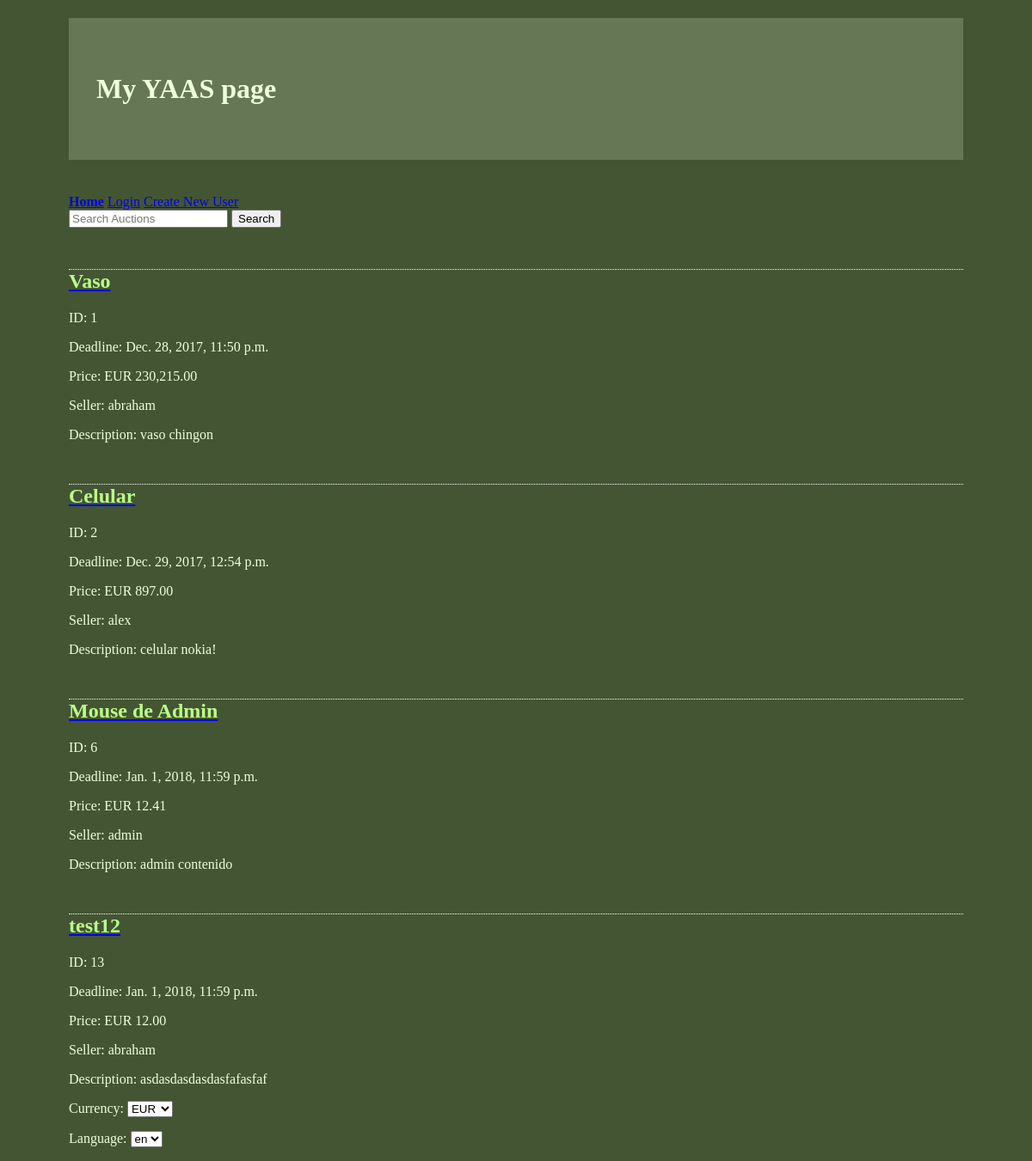
Before: /home/ with the older database file.
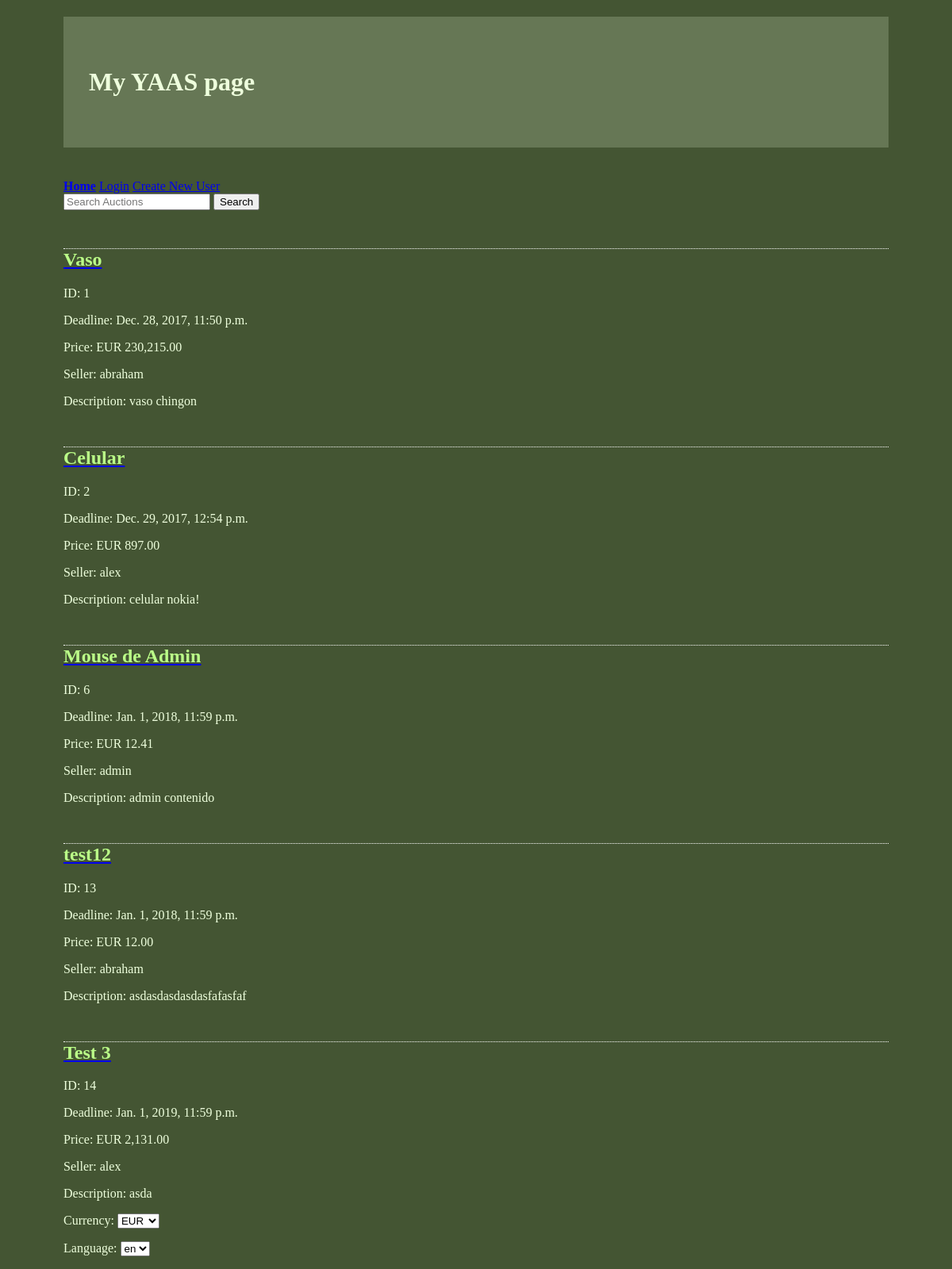
After: the same page with the newer database file.
### yassapp/models.py (models this page shows, shortened)
class Auction(models.Model):
    title = models.CharField(max_length=150)
    description = models.TextField()
    price = models.DecimalField(max_digits=19, decimal_places=2)
    deadline = models.DateTimeField()
    timestamp = models.DateTimeField(auto_now_add=True)
    owner = models.ForeignKey(User, related_name="seller", on_delete=models.CASCADE)
    bidder = models.CharField(max_length=150, blank=True)
    banstatus = models.BooleanField(default=False)
    activestatus = models.BooleanField(default=True)
    session = models.CharField(max_length=64, default='')

### yassapp/views.py (the view)
# urls.py: url(r'^home/$', archive, name="home"),
def archive(request):
    try:
        translation.activate(request.session[translation.LANGUAGE_SESSION_KEY])
    except KeyError:
        request.session[translation.LANGUAGE_SESSION_KEY] = "en"
    auctions = Auction.objects.all().order_by('id')
    query = request.GET.get("q")
    if query:
        auctions = auctions.filter(title__icontains=query)
    symbol = request.GET.get('currency', 'EUR')
    if symbol != 'EUR':
        rate = get_rate(symbol)
        for auction in auctions:
            auction.price = round(float(auction.price) * rate, 2)
    currency_form = currForm(initial={'currency': symbol})
    try:
        language = request.session[translation.LANGUAGE_SESSION_KEY]
    except KeyError:
        language = 'en'
    language_form = langForm(initial={'language': language})
    return render(request,'archive.html', {
        'auctions': auctions,
        'language': language_form,
        'currency': currency_form,
        'symbol': symbol,
    })

### yassapp/forms.py
class langForm(forms.Form):
    language = forms.ChoiceField(choices=[(x, x) for x in ('en', 'es')],
                                 widget=forms.Select(attrs={"onChange": 'submit()'}))

class currForm(forms.Form):
    currencies = [(x, x) for x in ('AUD', 'BGN', 'BRL', 'CAD', 'CHF', 'CNY', 'CZK', 'DKK', 'EUR', 'GBP',
                    'HKD', 'HRK', 'HUF', 'IDR', 'ILS', 'INR', 'JPY', 'KRW', 'MXN', 'MYR', 'NOK', 'NZD',
                    'PHP', 'PLN', 'RON', 'RUB', 'SEK', 'SGD', 'THB', 'TRY', 'USD', 'ZAR')]
    currency = forms.ChoiceField(choices=currencies, widget=forms.Select(attrs={"onChange": 'submit()'}))

### yassapp/translation.py (called while the page is built)
    def __call__(self, request):
        language = request.GET.get('language', 'default')
        if language != 'default':
            request.session[translation.LANGUAGE_SESSION_KEY] = language
        try:
            language = request.session[translation.LANGUAGE_SESSION_KEY]
            if language != 'en':
                translation.activate(language)
        except KeyError:
            pass
        return self.get_response(request)

### templates/archive.html (shortened to what this page needs)
{% extends "base.html" %}
{% block content %}
{% load i18n %}
{% load humanize %}
<form method="get"  action="">
  <input name="q" type="text" placeholder="Search Auctions" value="{{ request.GET.q }}">
  <input type="submit" value="Search">
</form>
{% for post in auctions %}
    {% if post.activestatus == True %}
        <a href="/auction/{{ post.id }}"><h2>{{ post.title }}</h2></a>
        <p>ID: {{ post.id }}</p>
        <p>Deadline: {{ post.deadline }}</p>
        <p>Price: {{ symbol }} {{  post.price|intcomma }}</p>
        <p>Seller: {{ post.owner.username }}</p>
        <p>Description: {{ post.description }}</p>
    {% endif %}
{% empty %}
    <p>No Auction Posts<p>
{%  endfor %}
<form method="get">
    {{ currency.as_p }}
</form>
<form method="get">
    {{ language.as_p }}
</form>
{% endblock %}

Changed rows visible on the page:
added Auction: title "Test 3", id "14", deadline "Jan. 1, 2019, 11:59 p.m.", symbol "EUR", price "2,131.00", owner.username "alex", description "asda"
